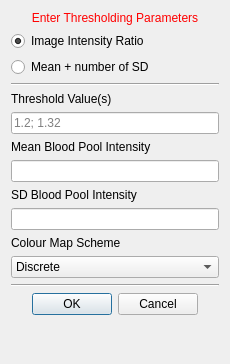
<?xml version="1.0" encoding="UTF-8"?>
<ui version="4.0">
 <class>QmitkCemrgAppCartoExport</class>
 <widget class="QWidget" name="QmitkCemrgAppCartoExport">
  <property name="geometry">
   <rect>
    <x>0</x>
    <y>0</y>
    <width>230</width>
    <height>364</height>
   </rect>
  </property>
  <property name="sizePolicy">
   <sizepolicy hsizetype="Preferred" vsizetype="Minimum">
    <horstretch>0</horstretch>
    <verstretch>0</verstretch>
   </sizepolicy>
  </property>
  <property name="minimumSize">
   <size>
    <width>230</width>
    <height>364</height>
   </size>
  </property>
  <property name="maximumSize">
   <size>
    <width>230</width>
    <height>364</height>
   </size>
  </property>
  <property name="windowTitle">
   <string>Set Values</string>
  </property>
  <layout class="QVBoxLayout" name="verticalLayout">
   <item>
    <widget class="QLabel" name="titleLabel">
     <property name="styleSheet">
      <string notr="true">QLabel { color: rgb(255, 0, 0) }</string>
     </property>
     <property name="text">
      <string>Enter Thresholding Parameters</string>
     </property>
     <property name="alignment">
      <set>Qt::AlignCenter</set>
     </property>
    </widget>
   </item>
   <item>
    <widget class="QRadioButton" name="radioButton_1">
     <property name="text">
      <string>Image Intensity Ratio</string>
     </property>
     <property name="checked">
      <bool>true</bool>
     </property>
    </widget>
   </item>
   <item>
    <widget class="QRadioButton" name="radioButton_2">
     <property name="text">
      <string>Mean + number of SD</string>
     </property>
    </widget>
   </item>
   <item>
    <widget class="Line" name="line_1">
     <property name="orientation">
      <enum>Qt::Horizontal</enum>
     </property>
    </widget>
   </item>
   <item>
    <widget class="QLabel" name="label_1">
     <property name="text">
      <string>Threshold Value(s)</string>
     </property>
    </widget>
   </item>
   <item>
    <widget class="QLineEdit" name="lineEdit_1">
     <property name="placeholderText">
      <string>1.2; 1.32</string>
     </property>
    </widget>
   </item>
   <item>
    <widget class="QLabel" name="label_2">
     <property name="text">
      <string>Mean Blood Pool Intensity</string>
     </property>
    </widget>
   </item>
   <item>
    <widget class="QLineEdit" name="lineEdit_2"/>
   </item>
   <item>
    <widget class="QLabel" name="label_3">
     <property name="text">
      <string>SD Blood Pool Intensity</string>
     </property>
    </widget>
   </item>
   <item>
    <widget class="QLineEdit" name="lineEdit_3"/>
   </item>
   <item>
    <widget class="QLabel" name="label_4">
     <property name="text">
      <string>Colour Map Scheme</string>
     </property>
    </widget>
   </item>
   <item>
    <widget class="QComboBox" name="comboBox">
     <property name="editable">
      <bool>false</bool>
     </property>
     <item>
      <property name="text">
       <string>Discrete</string>
      </property>
     </item>
     <item>
      <property name="text">
       <string>Continuous</string>
      </property>
     </item>
    </widget>
   </item>
   <item>
    <widget class="Line" name="line_2">
     <property name="orientation">
      <enum>Qt::Horizontal</enum>
     </property>
    </widget>
   </item>
   <item>
    <widget class="QDialogButtonBox" name="buttonBox">
     <property name="enabled">
      <bool>true</bool>
     </property>
     <property name="orientation">
      <enum>Qt::Horizontal</enum>
     </property>
     <property name="standardButtons">
      <set>QDialogButtonBox::Cancel|QDialogButtonBox::Ok</set>
     </property>
     <property name="centerButtons">
      <bool>true</bool>
     </property>
    </widget>
   </item>
   <item>
    <spacer name="spacer">
     <property name="orientation">
      <enum>Qt::Vertical</enum>
     </property>
     <property name="sizeType">
      <enum>QSizePolicy::Expanding</enum>
     </property>
     <property name="sizeHint" stdset="0">
      <size>
       <width>20</width>
       <height>0</height>
      </size>
     </property>
    </spacer>
   </item>
  </layout>
 </widget>
 <layoutdefault spacing="6" margin="11"/>
 <resources/>
 <connections/>
</ui>
